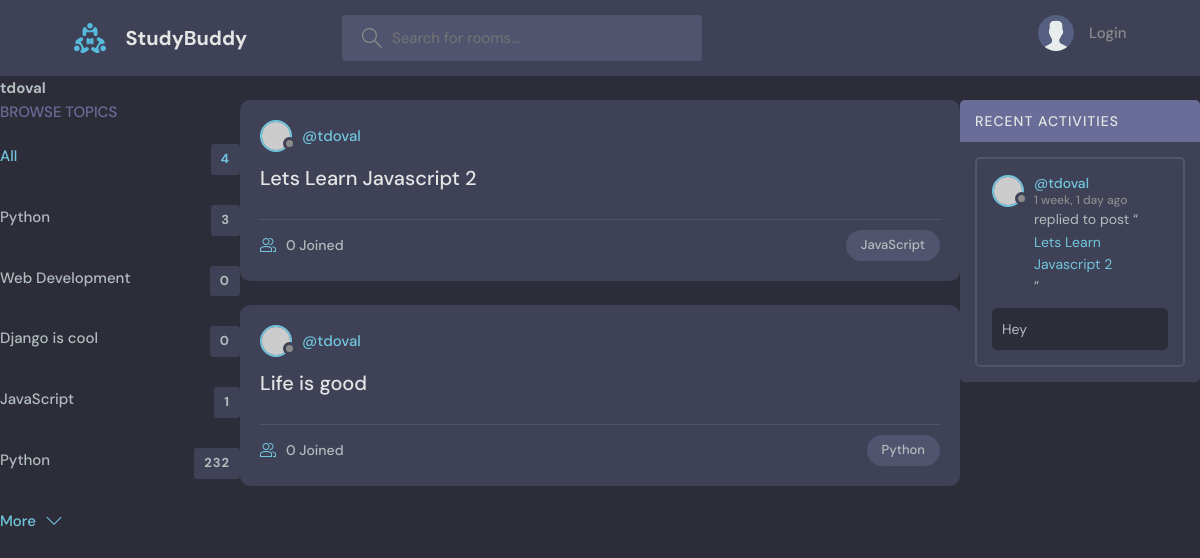
Page /profile/1/ on the earlier database version.
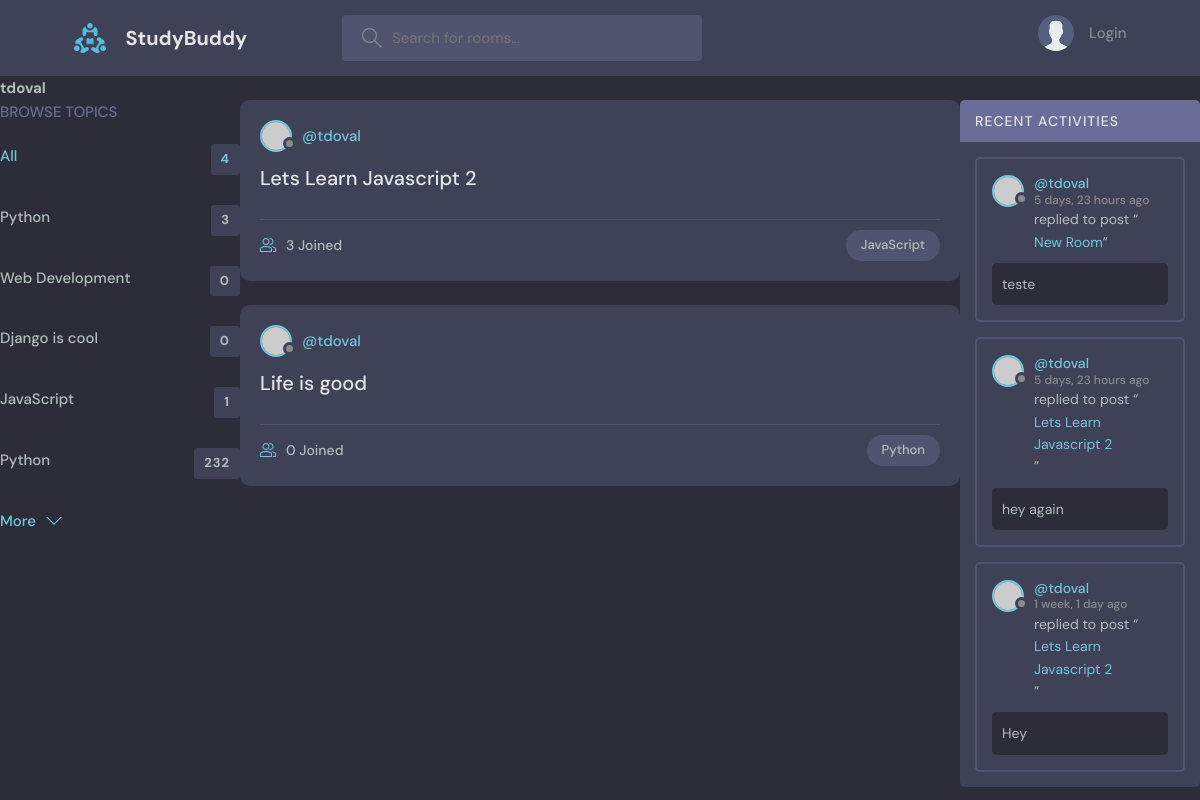
Same page on the later database version.
### base/models.py (models this page shows, shortened)
class Topic(models.Model):
    name = models.CharField(max_length=200)

class Room(models.Model):
    host = models.ForeignKey(User, on_delete=models.SET_NULL, null=True)
    topic = models.ForeignKey(Topic, on_delete=models.SET_NULL, null=True)
    name = models.CharField(max_length=200)
    description = models.TextField(null=True, blank=True)
    participants = models.ManyToManyField(User, related_name='participants', blank=True)
    updated = models.DateTimeField(auto_now=True)
    created = models.DateTimeField(auto_now_add=True)
    class Meta:
        ordering = ['-updated', '-created']
    def __str__(self):
        return self.name

class Message(models.Model):
    user = models.ForeignKey(User, on_delete=models.CASCADE)
    room = models.ForeignKey(Room, on_delete=models.CASCADE)
    body = models.TextField()
    updated = models.DateTimeField(auto_now=True)
    created = models.DateTimeField(auto_now_add=True)
    class Meta:
        ordering = ['-updated', '-created']

### base/views.py (the view)
# urls.py: path('profile/<str:pk>/', views.userProfile, name="user-profile"),
def userProfile(request, pk):
    user = User.objects.get(id=pk)
    rooms = user.room_set.all()
    room_messages = user.message_set.all()
    topics = Topic.objects.all()
    context = {'user':user, 'rooms': rooms, 'room_messages':room_messages, 'topics':topics}
    return render(request, 'base/profile.html', context)

### base/templates/base/profile.html (shortened to what this page needs)
{% extends 'main.html' %}
{% block content %}
<h1>{{user.username}}</h1>
<div class="profile-container">
    <div>
        {% include 'base/topics_component.html' %}
    </div>
    <div>
        {% include 'base/feed_component.html' %}
    </div>
    <div>
        {% include 'base/activity_component.html' %}
    </div>
</div>
{% endblock content %}

### templates/main.html (shortened to what this page needs)
<!DOCTYPE html>
{% load static %}
<html lang="en">
  <head>
    <link rel="stylesheet" href="{% static 'styles/style.css' %}" />
  </head>
  <body>
    {% include 'navbar.html' %}
    {% block content %}
    {% endblock %}
  </body>
</html>

### templates/navbar.html (shortened to what this page needs)
{% load static %}
<header class="header header--loggedIn">
  <div class="container">
    <a href="{% url 'home' %}" class="header__logo">
      <img src="{% static 'images/logo.svg' %}" />
      <h1>StudyBuddy</h1>
    </a>
    <form class="header__search" method="GET" action="{% url 'home' %}">
      <label>
        <input name="q" placeholder="Search for rooms..." />
      </label>
    </form>
    <nav class="header__menu">
      {% if request.user.is_authenticated %}
      <div class="header__user">
        <a href="profile.html">
          <div class="avatar avatar--medium active">
            <img src="https://randomuser.me/api/portraits/men/37.jpg" />
          </div>
          <p>{{request.user.username}} <span>@{{request.user.username}}</span></p>
        </a>
        <button class="dropdown-button">
          <svg version="1.1" xmlns="http://www.w3.org/2000/svg" width="32" height="32" viewBox="0 0 32 32">
            <title>chevron-down</title>
            <path d="M16 21l-13-13h-3l16 16 16-16h-3l-13 13z"></path>
          </svg>
        </button>
      </div>
      {% else %}
      <a href="{% url 'login' %}">
        <img src="{% static 'images/avatar.svg' %}" />
        <p>Login</p>
      </a>
      {% endif %}
    </nav>
  </div>
</header>

### base/templates/base/topics_component.html
<div class="topics">
    <div class="topics__header">
      <h2>Browse Topics</h2>
    </div>
    <ul class="topics__list">
      <li>
        <a href="{% url 'home' %}" class="active">All <span>{{topics.count}}</span></a>
      </li>
      {% for topic in topics %}
      <li>
          <a href="{% url 'home' %}?q={{topic.name}}">{{topic.name}} <span>{{topic.room_set.all.count}}</span></a>
      </li>
      {% endfor %}
      <li>
        <a href="/">Python <span>232</span></a>
      </li>
    </ul>
    <a class="btn btn--link" href="topics.html">
      More
      <svg version="1.1" xmlns="http://www.w3.org/2000/svg" width="32" height="32" viewBox="0 0 32 32">
        <title>chevron-down</title>
        <path d="M16 21l-13-13h-3l16 16 16-16h-3l-13 13z"></path>
      </svg>
    </a>
  </div>

### base/templates/base/feed_component.html (shortened to what this page needs)
{% for room in rooms %}
<div class="roomListRoom">
    <div class="roomListRoom__header">
      <a href="{% url 'user-profile' room.host.id %}" class="roomListRoom__author">
        <div class="avatar avatar--small">
          <img src="https://randomuser.me/api/portraits/women/11.jpg" />
        </div>
        <span>@{{room.host.username}}</span>
      </a>
    </div>
    <div class="roomListRoom__content">
      <a href="{% url 'room' room.id %}">{{room.name}}</a>
    </div>
    <div class="roomListRoom__meta">
      <a href="{% url 'room' room.id %}" class="roomListRoom__joined">
        {{room.participants.all.count}} Joined
      </a>
      <p class="roomListRoom__topic">{{room.topic.name}}</p>
    </div>
</div>
{% endfor %}

### base/templates/base/activity_component.html (shortened to what this page needs)
<div class="activities">
    <div class="activities__header">
      <h2>Recent Activities</h2>
    </div>
    {% for message in room_messages %}
    <div class="activities__box">
      <div class="activities__boxHeader roomListRoom__header">
        <a href="{% url 'user-profile' message.user.id %}" class="roomListRoom__author">
          <div class="avatar avatar--small">
            <img src="https://randomuser.me/api/portraits/women/11.jpg" />
          </div>
          <p>
            @{{message.user}}
            <span>{{message.created|timesince}} ago</span>
          </p>
        </a>
      </div>
      <div class="activities__boxContent">
        <p>replied to post “<a href="{% url 'room' message.room.id %}}">{{message.room}}</a>”</p>
        <div class="activities__boxRoomContent">
            {{message.body}}
        </div>
      </div>
    </div>
    {% endfor %}
  </div>

### base/templates/base/profile.html (style rules this page uses)
.profile-container { display: grid; grid-template-columns: 1fr 3fr 1fr; }

Differences in the rows shown:
changed Room "Lets Learn Javascript 2": participants.all.count "0" → "3"
added Message: user "tdoval", created "5 days, 23 hours", room "New Room", body "teste"
added Message: user "tdoval", created "5 days, 23 hours", room "Lets Learn Javascript 2", body "hey again"
